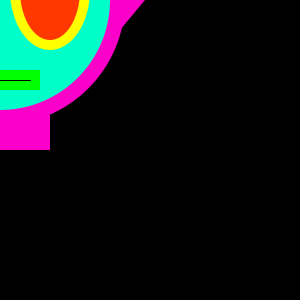
Frame 1 (no input)
Frame 60 (the mouse pressed at the canvas centre just before this capture): identical to frame 1, image omitted
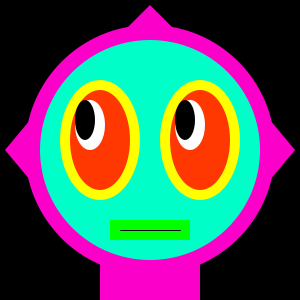
Frame 120 (the mouse held since frame 60 and released just before this capture)

The Processing sketch that drew these frames (run headless with seeded random() and noise(); from frame 60 on, the mouse is pressed at the canvas centre):

// Processing sketch: processing_23492
// ── processing_23492.pde

int x = 150;
int y = 150;
int eyeSize = 20;

void setup() {
  size(300,300);
  smooth();
}

void draw() {
  x=mouseX;
  y=mouseY;
  background(0);
  noStroke();
  fill(250,0,200);
  ellipseMode(CENTER);
  ellipse(x,y,250,250);//head 
  fill(0,255,200);
  ellipse(x,y,220,220);//head
  rectMode(CENTER);
  fill(250,0,200);
  //rect(150,280,100,40);
  rect(x,y+130,100,40);//neck
  //triangle(5,150,30,120,30,180);//spike
  triangle(x-145,y,x-120,y-30,x-120,y+30);
  //triangle(270,120,270,180,295,150);//spike
  triangle(x+120,y-30,x+120,y+30,x+145,y);
  //triangle(150,5,120,35,180,35);//spike
  triangle(x,y-145,x-30,y-115,x+30,y-115);
  fill(255,255,0);
  //ellipse(100,140,80,120);//left eye yellow
  ellipse(x-50,y-10,80,120);
  //ellipse(200,140,80,120);//right eye yellow
  ellipse(x+50,y-10,80,120);
  fill(255,0,0,200);
  //ellipse(100,140,60,100);//left eye red
  ellipse(x-50,y-10,60,100);
  //ellipse(200,140,60,100);//right eye right
  ellipse(x+50,y-10,60,100);
  fill(255);
  //ellipse(90,125,30,50);//left eye white
  ellipse(x-60,y-25,30,50);
  //ellipse(190,125,30,50);//right eye white
  ellipse(x+40,y-25,30,50);
  fill(0);
  //ellipse(85,120,20,40);//left eye black
  ellipse(x-65,y-30,20,40);
  //ellipse(185,120,20,40);//right eye black
  ellipse(x+35,y-30,20,40);
  fill(0,255,0);
  //rect(150,230,80,20);//mouth
  rect(x,y+80,80,20);
  stroke(0);
  //line(120,230,180,230);//mouth
  line(x-30,y+80,x+30,y+80);
}
